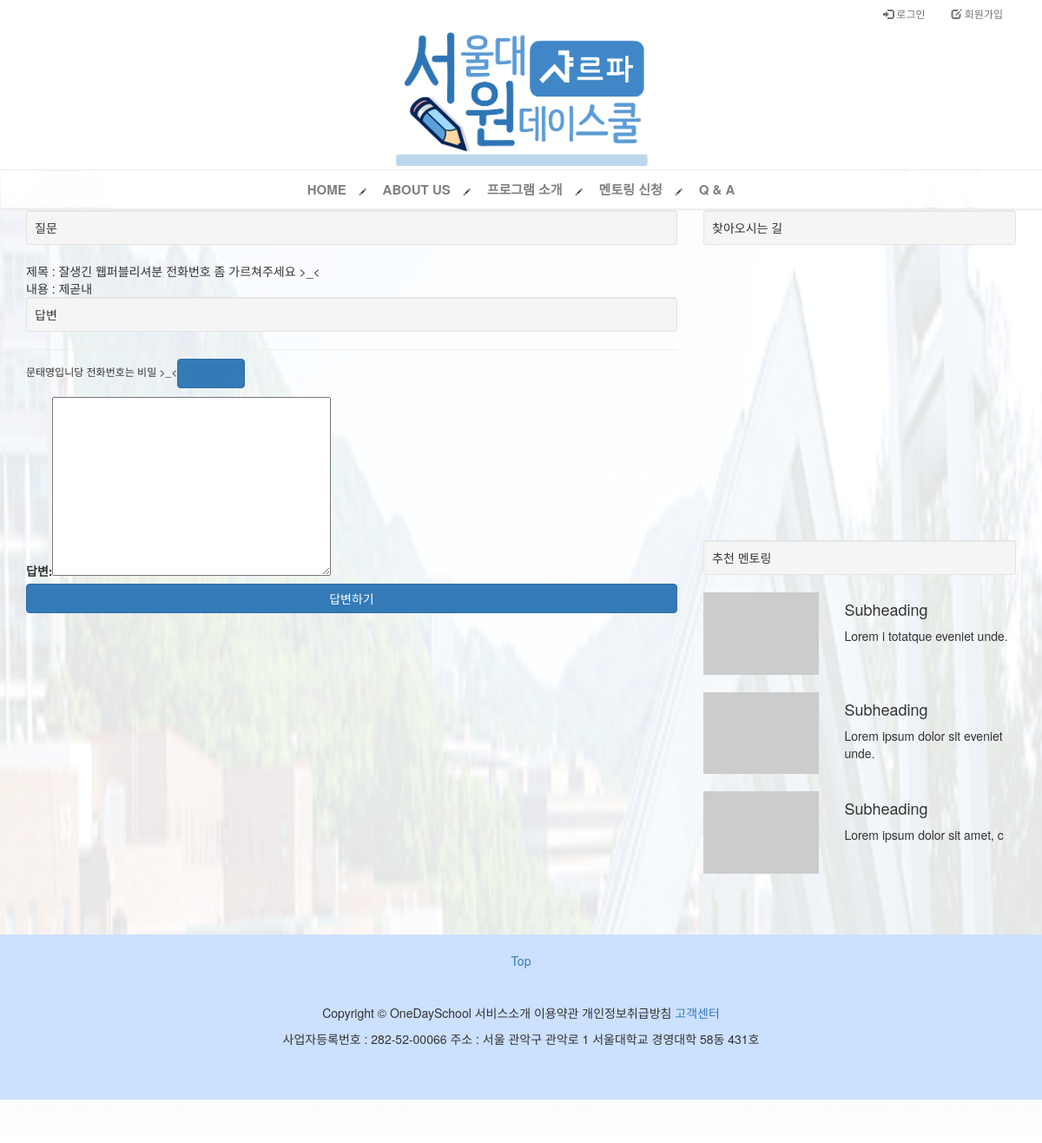
The page /Q&A/1/ on the database as committed earlier.
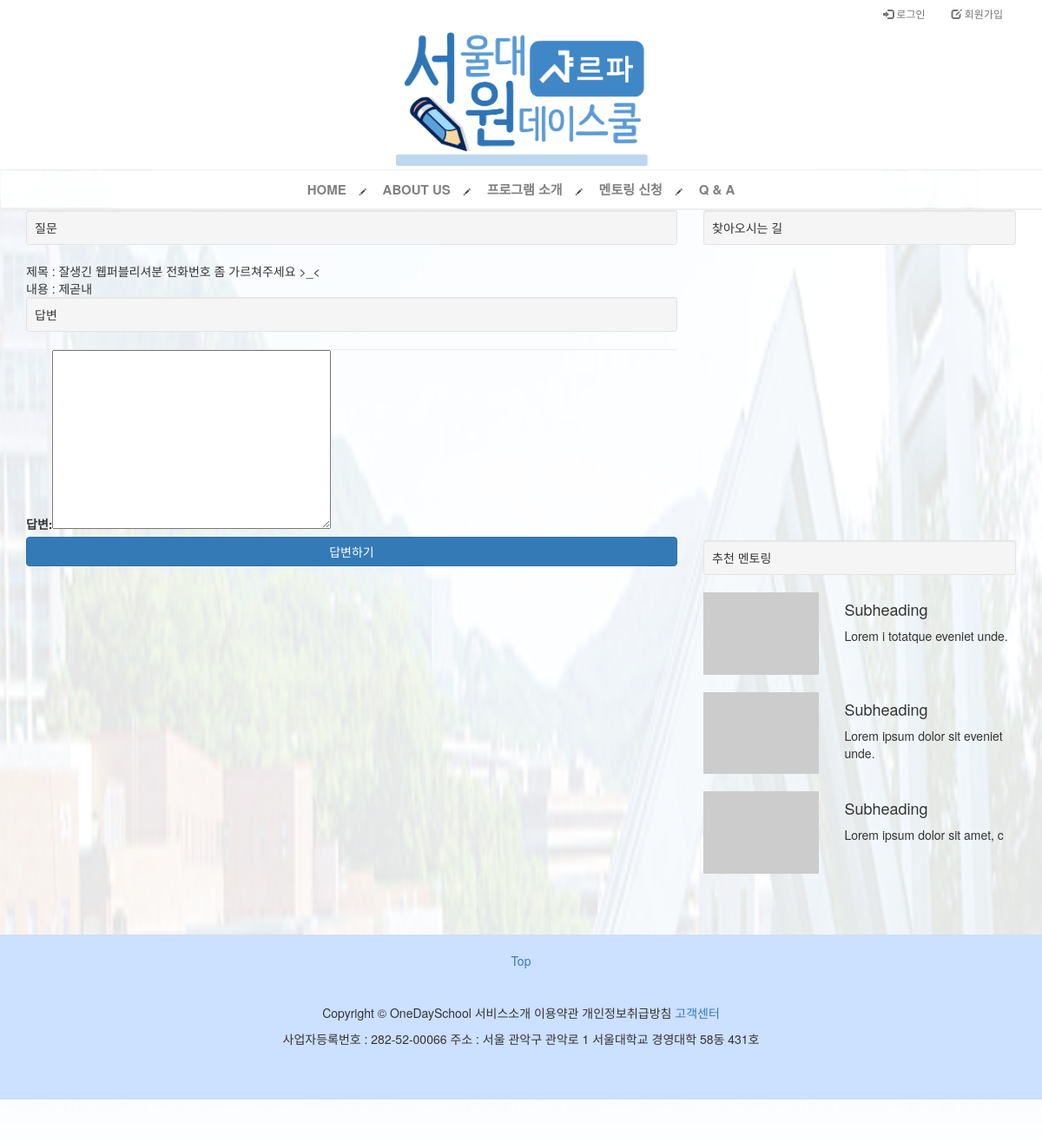
The same page on the database as committed later.
### QNA/models.py (models this page shows)
class Answer(models.Model):
    question = models.ForeignKey(Question)
    author = models.ForeignKey(settings.AUTH_USER_MODEL)
    content = models.TextField(verbose_name='답변')
    created_at = models.DateTimeField(auto_now_add=True)

### QNA/views.py (the view)
# urls.py: url(r'^(?P<pk>\d+)/$', views.question_detail, name='question_detail'),
def question_detail(request, pk):
    question = get_object_or_404(Question, pk=pk)
    return render(request, 'QNA/question_detail.html', {
        'question' : question,
        'answer_form' : AnswerForm(),
        })

### QNA/forms.py
class AnswerForm(forms.ModelForm):
    class Meta:
        model = Answer
        fields = ('content',)

### QNA/templates/QNA/question_detail.html (shortened to what this page needs)
{% extends 'mentoring/base.html' %}
{% load staticfiles %}
{% load bootstrap3 %}
{% block style %}
    <link rel="stylesheet" href="{% static 'mentoring_detail.css' %}" />
{% endblock %}
{% block content %}
<div class="container">
    <div class="row">
        <div class="col-md-8">
            <div class="well well-sm">
            질문
            </div>
            <div>
              <ul class="nav">
                <li>제목 : {{question.title}}</li>
                <li>내용 : {{question.content}}</li>
              </ul>
            </div>
            <div class="well well-sm">
            답변
            </div>
            <hr/>
            {% for answer in question.answer_set.all %}
                <h6>{{answer.content}}<button class='btn btn-primary'><a href="{% url 'answer_delete' question.pk answer.pk %}">삭제하기</a></button></h6>
            {% endfor %}
            <form action="{% url 'answer_new' question.pk %}" method="post">
                        {{ answer_form }}
                        <input type="submit" value="답변하기" class="btn btn-block btn-primary"/>
                   </form>
        </div>
        <div class="col-md-4">
            <div class="well well-sm">
            찾아오시는 길
            </div>
            <div id="map" style="width:100%; min-height:300px;">
            </div>
            <br />
            <div class="well well-sm">
            추천 멘토링
            </div>
            <div class="row">
                <div class="col-md-5">
                    <a href="#">
                        <img class="img-responsive" src="http://placehold.it/350x250" alt="">
                    </a>
                </div>
                <div class="col-md-7">
                    <h4>Subheading</h4>
                    <p>Lorem i totatque eveniet unde.</p>
                </div>
            </div>
            <br />
            <div class="row">
                <div class="col-md-5">
                    <a href="#">
                        <img class="img-responsive" src="http://placehold.it/350x250" alt="">
                    </a>
                </div>
                <div class="col-md-7">
                    <h4>Subheading</h4>
                    <p>Lorem ipsum dolor sit eveniet unde.</p>
                </div>
            </div>
            <br />
            <div class="row">
                <div class="col-md-5">
                    <a href="#">
                        <img class="img-responsive" src="http://placehold.it/350x250" alt="">
                    </a>
                </div>
                <div class="col-md-7">
                    <h4>Subheading</h4>
                    <p>Lorem ipsum dolor sit amet, c</p>
                </div>
            </div>
            <br />
        </div>
    </div>
</div>
{% endblock %}

Rows that differ between the two databases and show on the page:
removed Answer: content "문태영입니당 전화번호는 비밀 >_<"
